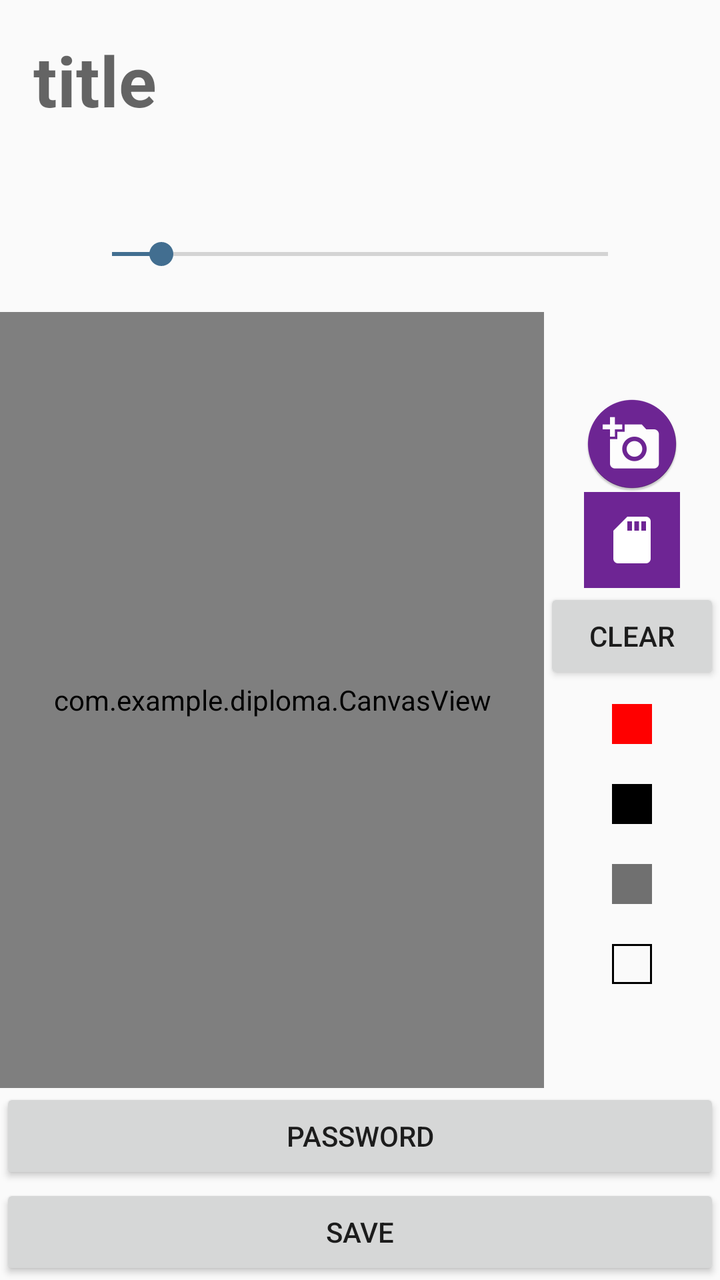
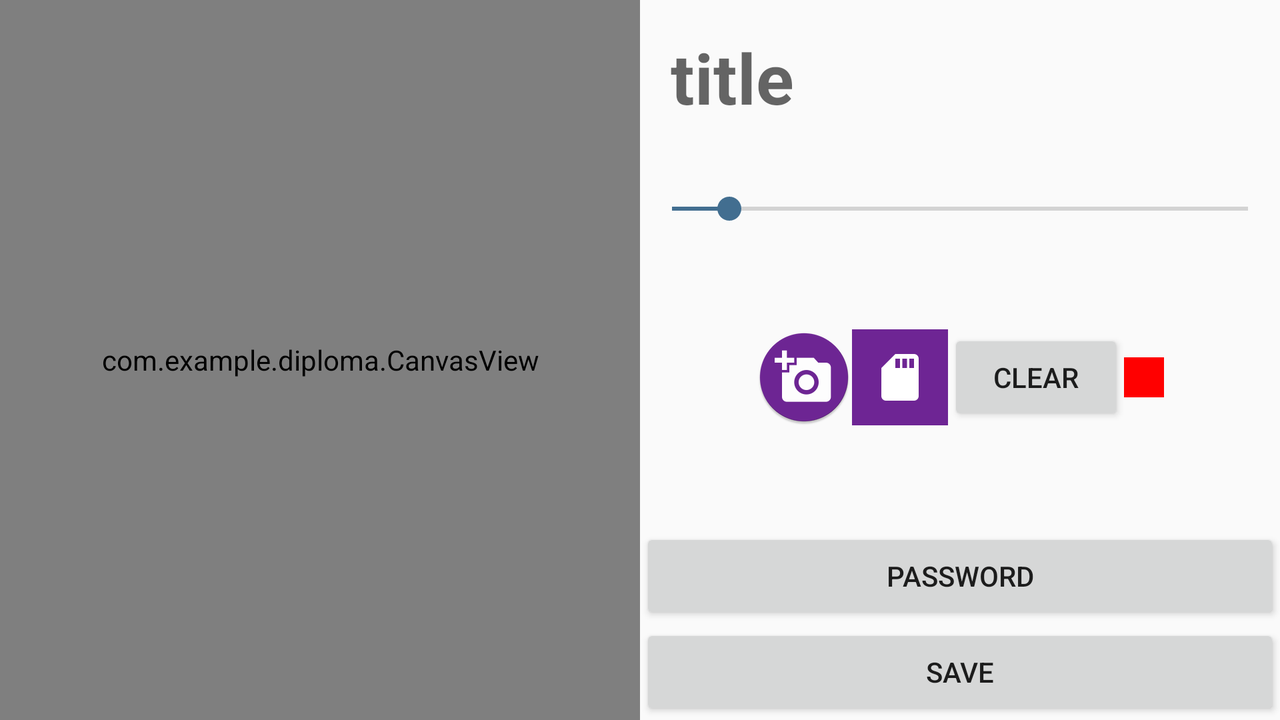

Two renders of one Android screen. The first uses the default layout on a phone; the second uses the alternative layout the repository ships for a different screen configuration, on a matching device. The two XML files are below.
<!-- AndroidManifest.xml: application theme NoActionBar -->
<!-- res/layout/activity_photo_note.xml -->
<?xml version="1.0" encoding="utf-8"?>
<LinearLayout xmlns:android="http://schemas.android.com/apk/res/android"
    xmlns:tools="http://schemas.android.com/tools"
    android:layout_width="match_parent"
    android:layout_height="match_parent"
    android:orientation="vertical"
    tools:context=".PhotoNoteActivity">
    <EditText
        android:id="@+id/photo_title"
        android:layout_width="match_parent"
        android:layout_height="wrap_content"
        android:layout_marginBottom="18dp"
        android:background="@null"
        android:hint="title"
        android:padding="50px"
        android:textSize="35dp"
        android:textStyle="bold" />
    <LinearLayout
        android:layout_width="match_parent"
        android:layout_height="match_parent"
        android:layout_weight="1"
        android:orientation="vertical">

        <SeekBar
            android:id="@+id/seekBar"
            android:layout_width="match_parent"
            android:layout_height="wrap_content"
            android:layout_marginHorizontal="40dp"
            android:layout_marginVertical="20dp"
            android:max="100"
            android:progress="10" />
        <LinearLayout
            android:layout_width="match_parent"
            android:layout_height="match_parent"
            android:layout_weight="1"
            android:orientation="horizontal">



            <com.example.diploma.CanvasView
                android:id="@+id/canvas"
                android:layout_width="match_parent"
                android:layout_height="match_parent"
                android:layout_weight="1"
                android:textColor="#FFFFFF"
                ></com.example.diploma.CanvasView>





            <LinearLayout
                android:id="@+id/colors"
                android:layout_width="wrap_content"
                android:layout_height="match_parent"
                android:gravity="center"
                android:orientation="vertical">
                <ImageButton
                    android:layout_width="wrap_content"
                    android:layout_height="wrap_content"
                    android:id="@+id/btn_addCameraPhoto"
                    android:background="@mipmap/ic_addphoto"/>
                <ImageButton
                    android:layout_width="wrap_content"
                    android:layout_height="wrap_content"
                    android:id="@+id/btn_addGalleryPhoto"
                    android:background="@mipmap/ic_add_gallery"/>
                <Button
                    android:layout_width="wrap_content"
                    android:layout_height="wrap_content"
                    android:text="Clear"
                    android:id="@+id/clear"/>
                <ImageButton
                    android:id="@+id/pen_red"
                    android:layout_width="20dp"
                    android:layout_height="20dp"
                    android:layout_margin="10dp"
                    android:background="@color/colorRed" />

                <ImageButton
                    android:id="@+id/pen_black"
                    android:layout_width="20dp"
                    android:layout_height="20dp"
                    android:layout_margin="10dp"
                    android:background="@color/colorBlack" />

                <ImageButton
                    android:id="@+id/pen_grey"
                    android:layout_width="20dp"
                    android:layout_height="20dp"
                    android:layout_margin="10dp"
                    android:background="@color/colorGrey" />

                <ImageButton
                    android:id="@+id/pen_white"
                    android:layout_width="20dp"
                    android:layout_height="20dp"
                    android:layout_margin="10dp"
                    android:background="@drawable/button_border"
                    />







            </LinearLayout>

        </LinearLayout>





    </LinearLayout>



    <Button
        android:id="@+id/btnPassword"
        android:layout_width="match_parent"
        android:layout_height="wrap_content"
        android:layout_alignParentBottom="true"
        android:text="Password" />
    <Button
        android:id="@+id/draw_save"
        android:layout_width="match_parent"
        android:layout_height="wrap_content"
        android:layout_alignParentBottom="true"
        android:text="Save" />
</LinearLayout>
<!-- resources referenced by this layout -->
<resources>
  <color name="colorBlack">#000000</color>
  <color name="colorGrey">#707070</color>
  <color name="colorRed">#FF0000</color>
  <!-- drawable button_border (drawable) -->
  <shape xmlns:android="http://schemas.android.com/apk/res/android"
      android:shape="rectangle" >
  
      <stroke
          android:width="1dp"
          android:color="#000000" />
  
  
  </shape>
  <!-- mipmap ic_add_gallery: png bitmap (mipmap-hdpi, 556 bytes) -->
  <!-- mipmap ic_addphoto: png bitmap (mipmap-hdpi, 3357 bytes) -->
  <style name="NoActionBar" parent="Theme.AppCompat.Light.NoActionBar">
          <item name="colorPrimary">@color/colorYellow</item>
          <item name="colorPrimaryDark">@color/colorGrey</item>
          <item name="colorAccent">@color/colorDarkBlue</item>
          <item name="android:color">@color/colorBlack</item>
          <item name="color">@color/colorWhite</item>
      </style>
  <color name="colorYellow">#ECD444</color>
  <color name="colorDarkBlue">#426e90</color>
  <color name="colorWhite">#FFFFFF</color>
</resources>
<!-- res/layout-land/activity_photo_note.xml (the repository's variant of the layout above) -->
<!-- drawn on the phone turned sideways -->
<?xml version="1.0" encoding="utf-8"?>
<LinearLayout xmlns:android="http://schemas.android.com/apk/res/android"
    xmlns:tools="http://schemas.android.com/tools"
    android:layout_width="match_parent"
    android:layout_height="match_parent"
    android:orientation="horizontal"
    tools:context=".edit.PhotoNoteActivity">
    <LinearLayout
        android:layout_width="match_parent"
        android:layout_height="match_parent"
        android:layout_weight="1"
        >

        <com.example.diploma.CanvasView
            android:id="@+id/canvas"
            android:layout_width="match_parent"
            android:layout_height="match_parent"

            android:textColor="#FFFFFF"></com.example.diploma.CanvasView>

    </LinearLayout>
    <LinearLayout
        android:layout_width="match_parent"
        android:layout_weight="1"
        android:layout_height="match_parent"
        android:orientation="vertical">
        <EditText
            android:id="@+id/photo_title"
            android:layout_width="match_parent"
            android:layout_height="wrap_content"
            android:layout_marginBottom="18dp"
            android:background="@null"
            android:hint="title"
            android:padding="46px"
            android:textSize="35dp"
            android:textStyle="bold" />
        <SeekBar
            android:id="@+id/seekBar"
            android:layout_width="match_parent"
            android:layout_height="wrap_content"
            android:layout_marginBottom="0dp"
            android:max="100"
            android:progress="10" />
        <LinearLayout
            android:id="@+id/colors"
            android:layout_width="match_parent"
            android:layout_height="wrap_content"
            android:gravity="center"
            android:orientation="horizontal"
            android:layout_weight="1">
            <ImageButton
                android:layout_width="wrap_content"
                android:layout_height="wrap_content"
                android:id="@+id/btn_addCameraPhoto"
                android:background="@mipmap/ic_addphoto"/>
            <ImageButton
                android:layout_width="wrap_content"
                android:layout_height="wrap_content"
                android:id="@+id/btn_addGalleryPhoto"
                android:background="@mipmap/ic_add_gallery"/>
            <Button
                android:layout_width="wrap_content"
                android:layout_height="wrap_content"
                android:text="Clear"
                android:id="@+id/clear"/>

            <ImageButton
                android:id="@+id/pen_red"
                android:layout_width="20dp"
                android:layout_height="20dp"
                android:layout_margin="0dp"
                android:background="@color/colorRed" />

            
            
            
            
            
            

            
            
            
            
            
            

            
            
            
            
            
            
            

            
            
            
            


        </LinearLayout>

        <Button
            android:id="@+id/btnPassword"
            android:layout_width="match_parent"
            android:layout_height="wrap_content"
            android:layout_alignParentBottom="true"
            android:text="Password" />
        <Button
            android:id="@+id/draw_save"
            android:layout_width="match_parent"
            android:layout_height="wrap_content"
            android:layout_alignParentBottom="true"
            android:text="Save" />
    </LinearLayout>








</LinearLayout>
<!-- resources referenced by the variant -->
<!-- as the phone turned sideways resolves them -->
<resources>
  <color name="colorRed">#FF0000</color>
  <!-- mipmap ic_add_gallery: png bitmap (mipmap-hdpi, 556 bytes) -->
  <!-- mipmap ic_addphoto: png bitmap (mipmap-hdpi, 3357 bytes) -->
  <style name="NoActionBar" parent="Theme.AppCompat.Light.NoActionBar">
          <item name="colorPrimary">@color/colorYellow</item>
          <item name="colorPrimaryDark">@color/colorGrey</item>
          <item name="colorAccent">@color/colorDarkBlue</item>
          <item name="android:color">@color/colorBlack</item>
          <item name="color">@color/colorWhite</item>
      </style>
  <color name="colorYellow">#ECD444</color>
  <color name="colorGrey">#707070</color>
  <color name="colorDarkBlue">#426e90</color>
  <color name="colorBlack">#000000</color>
  <color name="colorWhite">#FFFFFF</color>
</resources>
